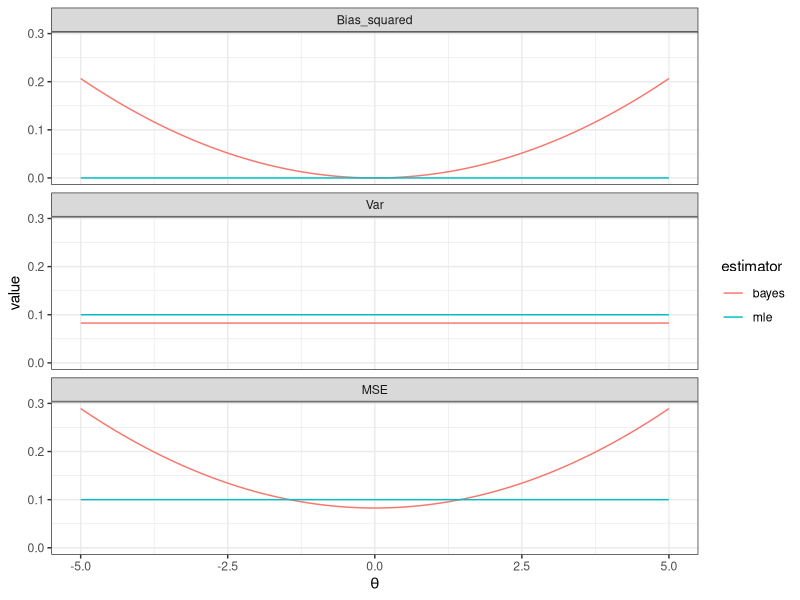
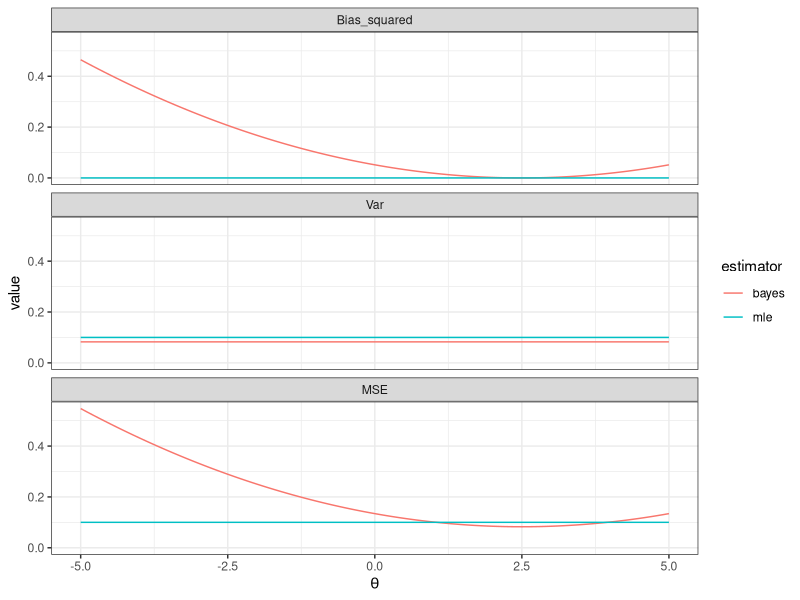
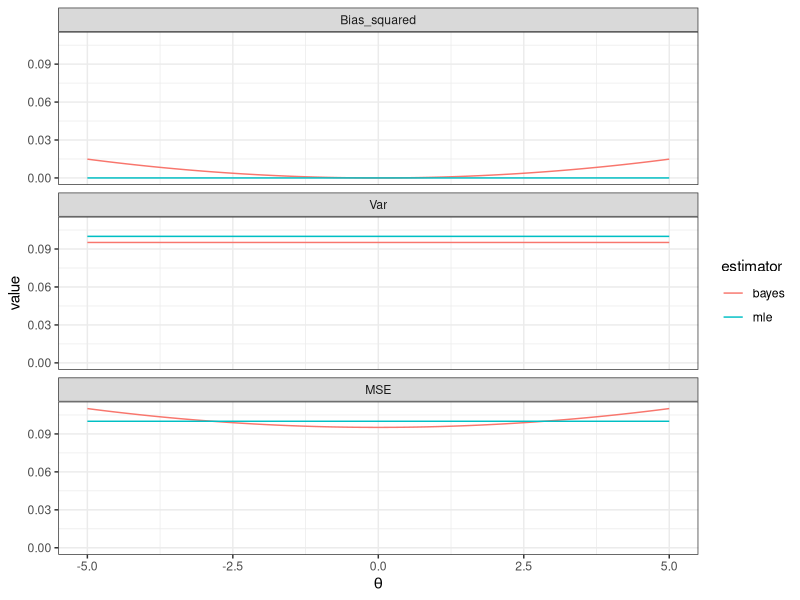

The R script that drew these images, in order:
## ---- chunk 1
knitr::opts_chunk$set(echo = TRUE)
library(readr)
library(ggplot2)
library(dplyr)
library(tidyr)
## ---- chunk 2
n <- 10
gamma_prior <- 0
xi_prior <- 1
xi <- 1

ngrid <- 101
theta_grid <- seq(from = -5, to = 5, length = ngrid)
bvm <- data.frame(
    theta = theta_grid,
    bias_mle = rep(0, ngrid),
    var_mle = rep(1/(n * xi), ngrid),
    bias_bayes = theta_grid * (n * xi)/(n * xi + xi_prior) +
      gamma_prior * xi_prior / (n * xi + xi_prior) -
      theta_grid,
    var_bayes = 1 / (n * xi) * ((n * xi)/(n * xi + xi_prior))^2
  ) %>%
  mutate(
    mse_mle = bias_mle^2 + var_mle,
    mse_bayes = bias_bayes^2 + var_bayes
  )

to_plot <- bind_rows(
  bvm %>% transmute(
      theta = theta,
      Bias_squared = bias_mle^2,
      Var = var_mle,
      MSE = mse_mle,
      estimator = "mle"
    ) %>%
    gather("measure", "value", Bias_squared, Var, MSE) %>%
    mutate(
      measure = factor(measure, levels = c("Bias_squared", "Var", "MSE"))
    ),
  bvm %>% transmute(
      theta = theta,
      Bias_squared = bias_bayes^2,
      Var = var_bayes,
      MSE = mse_bayes,
      estimator = "bayes"
    ) %>%
    gather("measure", "value", Bias_squared, Var, MSE) %>%
    mutate(
      measure = factor(measure, levels = c("Bias_squared", "Var", "MSE"))
    )
)

ggplot(data = to_plot, mapping = aes(x = theta, y = value, color = estimator)) + 
  geom_line() +
  facet_wrap( ~ measure, ncol = 1) +
  xlab(expression(theta)) +
  theme_bw()
## ---- chunk 3
n <- 10
gamma_prior <- 2.5
xi_prior <- 1
xi <- 1

ngrid <- 101
theta_grid <- seq(from = -5, to = 5, length = ngrid)
bvm <- data.frame(
    theta = theta_grid,
    bias_mle = rep(0, ngrid),
    var_mle = rep(1/(n * xi), ngrid),
    bias_bayes = theta_grid * (n * xi)/(n * xi + xi_prior) +
      gamma_prior * xi_prior / (n * xi + xi_prior) -
      theta_grid,
    var_bayes = 1 / (n * xi) * ((n * xi)/(n * xi + xi_prior))^2
  ) %>%
  mutate(
    mse_mle = bias_mle^2 + var_mle,
    mse_bayes = bias_bayes^2 + var_bayes
  )

to_plot <- bind_rows(
  bvm %>% transmute(
      theta = theta,
      Bias_squared = bias_mle^2,
      Var = var_mle,
      MSE = mse_mle,
      estimator = "mle"
    ) %>%
    gather("measure", "value", Bias_squared, Var, MSE) %>%
    mutate(
      measure = factor(measure, levels = c("Bias_squared", "Var", "MSE"))
    ),
  bvm %>% transmute(
      theta = theta,
      Bias_squared = bias_bayes^2,
      Var = var_bayes,
      MSE = mse_bayes,
      estimator = "bayes"
    ) %>%
    gather("measure", "value", Bias_squared, Var, MSE) %>%
    mutate(
      measure = factor(measure, levels = c("Bias_squared", "Var", "MSE"))
    )
)

ggplot(data = to_plot, mapping = aes(x = theta, y = value, color = estimator)) + 
  geom_line() +
  facet_wrap( ~ measure, ncol = 1) +
  xlab(expression(theta)) +
  theme_bw()
## ---- chunk 4
n <- 10
gamma_prior <- 0
xi_prior <- 0.25
xi <- 1

ngrid <- 101
theta_grid <- seq(from = -5, to = 5, length = ngrid)
bvm <- data.frame(
    theta = theta_grid,
    bias_mle = rep(0, ngrid),
    var_mle = rep(1/(n * xi), ngrid),
    bias_bayes = theta_grid * (n * xi)/(n * xi + xi_prior) +
      gamma_prior * xi_prior / (n * xi + xi_prior) -
      theta_grid,
    var_bayes = 1 / (n * xi) * ((n * xi)/(n * xi + xi_prior))^2
  ) %>%
  mutate(
    mse_mle = bias_mle^2 + var_mle,
    mse_bayes = bias_bayes^2 + var_bayes
  )

to_plot <- bind_rows(
  bvm %>% transmute(
      theta = theta,
      Bias_squared = bias_mle^2,
      Var = var_mle,
      MSE = mse_mle,
      estimator = "mle"
    ) %>%
    gather("measure", "value", Bias_squared, Var, MSE) %>%
    mutate(
      measure = factor(measure, levels = c("Bias_squared", "Var", "MSE"))
    ),
  bvm %>% transmute(
      theta = theta,
      Bias_squared = bias_bayes^2,
      Var = var_bayes,
      MSE = mse_bayes,
      estimator = "bayes"
    ) %>%
    gather("measure", "value", Bias_squared, Var, MSE) %>%
    mutate(
      measure = factor(measure, levels = c("Bias_squared", "Var", "MSE"))
    )
)

ggplot(data = to_plot, mapping = aes(x = theta, y = value, color = estimator)) + 
  geom_line() +
  facet_wrap( ~ measure, ncol = 1) +
  xlab(expression(theta)) +
  theme_bw()
